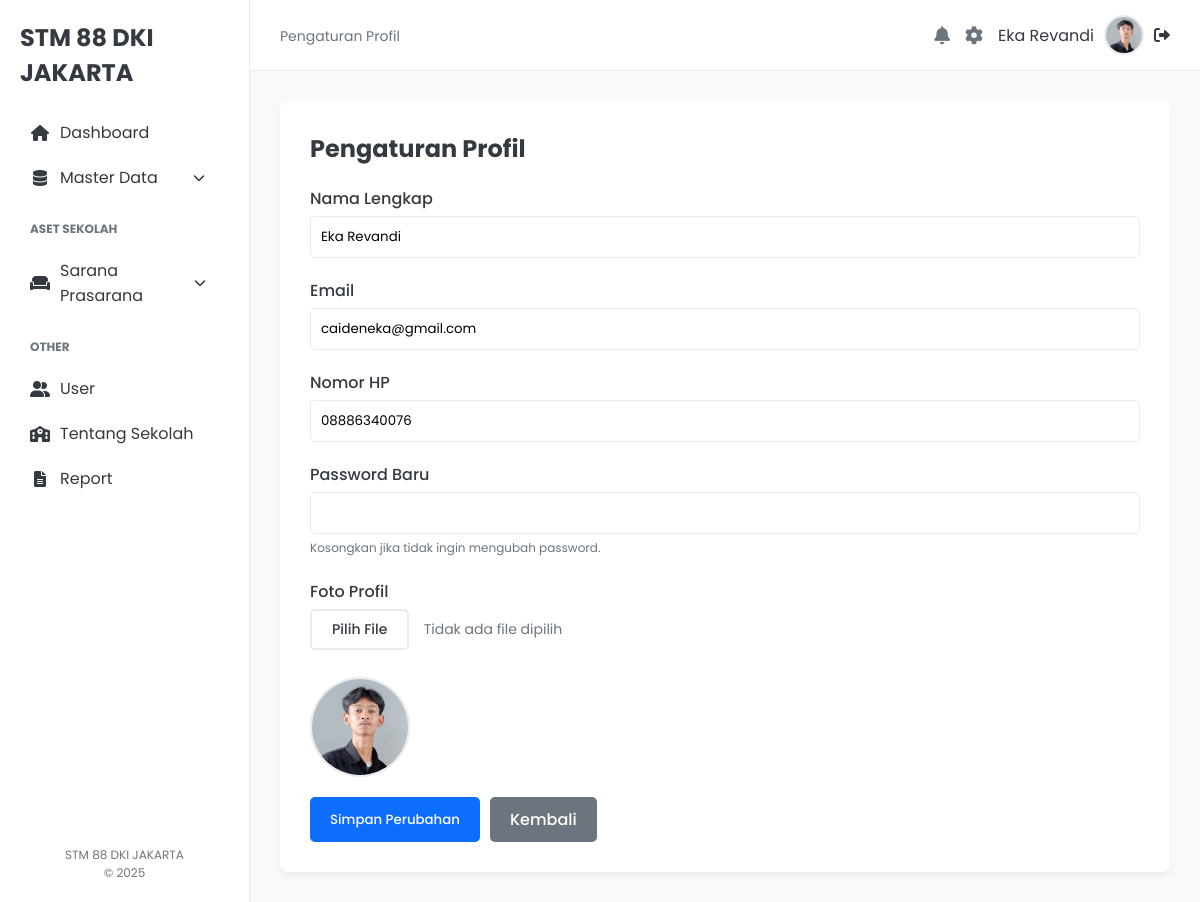
The app's page /profile.php (signed in) with its own data.
### tables this page shows
CREATE TABLE `user` (
  `id_user` int(10) UNSIGNED NOT NULL,
  `username` varchar(50) NOT NULL,
  `nama` varchar(100) NOT NULL,
  `password` varchar(255) NOT NULL,
  `email` varchar(100) NOT NULL,
  `no_hp` varchar(15) NOT NULL,
  `status` enum('admin','user') NOT NULL,
  `profile_pic` varchar(255) DEFAULT 'default-user.png'
);

### profile.php (the view, shortened to what this page needs)
<?php
$conn = new mysqli("localhost", "root", "", "inventori_sekolah_88");
$username = $_SESSION['username'];
$stmt = $conn->prepare("SELECT nama, email, no_hp, profile_pic FROM user WHERE username = ?");
$stmt->bind_param("s", $username);
$stmt->execute();
$result = $stmt->get_result();
$user = $result->fetch_assoc();
?>
<!DOCTYPE html>
<html lang="id">
<head>
    <link rel="stylesheet" href="style/style.css">
    <link rel="stylesheet" href="https://cdnjs.cloudflare.com/ajax/libs/font-awesome/6.0.0-beta3/css/all.min.css">
    <link rel="stylesheet" href="style/profile.css">
</head>
<body>
    <div class="dashboard-container">
        <aside class="sidebar">
            <div class="sidebar-header">
                <div class="logo">STM 88 DKI JAKARTA</div>
            </div>
            <nav class="sidebar-nav">
                <ul class="main-menu">
                    <li class="menu-item">
                        <a href="index.php"><i class="fas fa-home"></i>Dashboard</a>
                    </li>
                    <li class="menu-item dropdown">
                        <a href="#"><i class="fas fa-database"></i>Master Data <i class="fas fa-chevron-down dropdown-arrow"></i></a>
                    </li>
                    <h3>ASET SEKOLAH</h3>
                    <li class="menu-item dropdown">
                        <a href="#"><i class="fas fa-couch"></i>Sarana Prasarana <i class="fas fa-chevron-down dropdown-arrow"></i></a>
                    </li>
                    <h3>OTHER</h3>
                    <li class="menu-item">
                        <a href="user.php"><i class="fas fa-user-friends"></i>User</a>
                    </li>
                    <li class="menu-item">
                        <a href="sekolah.php"><i class="fa-solid fa-school"></i>Tentang Sekolah</a>
                    </li>
                    <li class="menu-item">
                        <a href="#"><i class="fas fa-file-alt"></i>Report</a>
                    </li>
                </ul>
            </nav>
            <div class="sidebar-footer">
                <p>STM 88 DKI JAKARTA</p>
                <p>&copy; 2025</p>
            </div>
        </aside>
        <main class="main-content">
            <header class="top-bar">
                <div class="top-bar-left">
                    <span class="breadcrumb">Pengaturan Profil</span>
                </div>
                <div class="top-bar-right">
                    <a href="#" class="icon-link"><i class="fas fa-bell"></i></a>
                    <a href="#" class="icon-link" title="Pengaturan Profil"><i class="fas fa-cog"></i></a>
                    <div class="user-profile">
                        <span><?= htmlspecialchars($user['nama']) ?></span>
                        <img src="assets/<?= htmlspecialchars($user['profile_pic']) ?>" alt="User Profile">
                        <a href="logout.php" title="Logout" class="logout-link"><i class="fas fa-sign-out-alt"></i></a>
                    </div>
                </div>
            </header>
            <div class="content-wrapper">
                <div class="form-edit-container">
                    <h2>Pengaturan Profil</h2>
                    <form action="profile.php" method="POST" enctype="multipart/form-data">
                        <div class="form-group-profile">
                            <label for="nama">Nama Lengkap</label>
                            <input type="text" id="nama" name="nama" value="<?= htmlspecialchars($user['nama']) ?>" required>
                        </div>
                        <div class="form-group-profile">
                            <label for="email">Email</label>
                            <input type="email" id="email" name="email" value="<?= htmlspecialchars($user['email']) ?>" required>
                        </div>
                        <div class="form-group-profile">
                            <label for="no_hp">Nomor HP</label>
                            <input type="text" id="no_hp" name="no_hp" value="<?= htmlspecialchars($user['no_hp']) ?>" required>
                        </div>
                        <div class="form-group-profile">
                            <label for="new_password">Password Baru</label>
                            <input type="password" id="new_password" name="new_password">
                            <small>Kosongkan jika tidak ingin mengubah password.</small>
                        </div>
                        <div class="form-group-profile">
                            <label>Foto Profil</label>
                            <div class="upload-btn-wrapper">
                                <button class="btn-upload">Pilih File</button>
                                <span id="file-chosen">Tidak ada file dipilih</span>
                            </div>
                            <div class="current-profile-pic">
                                <img src="assets/<?= htmlspecialchars($user['profile_pic']) ?>" alt="Foto Profil Saat Ini">
                            </div>
                        </div>
                        <div class="btn-action-group">
                            <button type="submit" class="btn-primary">Simpan Perubahan</button>
                            <a href="index.php" class="btn-secondary">Kembali</a>
                        </div>
                    </form>
                </div>
            </div>
        </main>
    </div>
</body>
</html>

### style/style.css (style rules this page uses)
:root { --primary-color: #0d6efd; --secondary-color: #6c757d; --success-color: #28a745; --warning-color: #ffc107; --danger-color: #dc3545; --info-color: #17a2b8; --dark-color: #343a40; --light-bg-color: #f8f9fa; --white-color: #fff; --gray-color: #6c757d; --border-color: #e9ecef; --sidebar-width: 250px; }
* { box-sizing: border-box; margin: 0; padding: 0; font-family: 'Poppins', sans-serif; }
body { background-color: var(--light-bg-color); color: var(--dark-color); }
a { text-decoration: none; color: inherit; }
ul { list-style: none; }
.dashboard-container { display: flex; min-height: 100vh; }
.sidebar { width: var(--sidebar-width); background-color: var(--white-color); border-right: 1px solid var(--border-color); padding: 20px; display: flex; flex-direction: column; }
.sidebar-header { display: flex; align-items: center; margin-bottom: 20px; }
.logo { font-weight: 700; font-size: 24px; color: var(--dark-color); }
.sidebar-nav h3 { text-transform: uppercase; font-size: 12px; color: var(--gray-color); margin: 20px 0 10px; padding-left: 10px; }
.main-menu .menu-item a { display: flex; align-items: center; padding: 10px; border-radius: 5px; color: var(--dark-color); transition: background-color 0.2s ease; }
.main-menu .menu-item a i { margin-right: 10px; width: 20px; text-align: center; }
.dropdown-arrow { margin-left: auto; font-size: 12px; transition: transform 0.2s ease; }
.sidebar-footer { margin-top: auto; font-size: 12px; color: var(--gray-color); text-align: center; }
.main-content { flex-grow: 1; }
.top-bar { display: flex; justify-content: space-between; align-items: center; padding: 15px 30px; background-color: var(--white-color); border-bottom: 1px solid var(--border-color); }
.breadcrumb { font-size: 14px; color: var(--gray-color); }
.top-bar-right { display: flex; align-items: center; gap: 15px; }
.icon-link { font-size: 18px; color: var(--gray-color); }
.user-profile { display: flex; align-items: center; gap: 10px; }
.user-profile img { width: 40px; height: 40px; border-radius: 50%; border: 2px solid var(--border-color); }
.content-wrapper { padding: 30px; }
.form-edit-container { width: 100%; max-width: 1200px; padding: 30px; background-color: var(--white-color); border-radius: 8px; box-shadow: 0 4px 6px rgba(0, 0, 0, 0.05); }
.form-edit-container h2 { font-size: 24px; margin-bottom: 20px; }
.form-group-profile { margin-bottom: 20px; }
.form-group-profile label { display: block; font-weight: 500; margin-bottom: 5px; }
.form-group-profile input[type="text"], .form-group-profile input[type="email"], .form-group-profile input[type="password"], .form-group-profile input[type="file"] { width: 100%; padding: 10px; border: 1px solid var(--border-color); border-radius: 5px; box-sizing: border-box; }
.form-group-profile small { font-size: 12px; color: var(--gray-color); margin-top: 5px; }
.current-profile-pic { margin-top: 10px; display: flex; align-items: center; }
.current-profile-pic img { width: 80px; height: 80px; border-radius: 50%; object-fit: cover; border: 2px solid var(--border-color); }
.btn-action-group { display: flex; gap: 10px; margin-top: 20px; flex-wrap: wrap; }
.upload-btn-wrapper { position: relative; overflow: hidden; display: inline-block; margin-bottom: 10px; }
.btn-upload { border: 2px solid var(--border-color); color: var(--text-color); background-color: var(--white-color); padding: 8px 20px; border-radius: 5px; font-size: 14px; font-weight: 500; cursor: pointer; transition: background-color 0.3s ease; }
#file-chosen { margin-left: 10px; font-size: 14px; color: var(--gray-color); }
.btn-primary { background-color: var(--primary-color); color: var(--white-color); padding: 10px 20px; border: none; border-radius: 5px; cursor: pointer; font-weight: 500; transition: background-color 0.2s ease; text-decoration: none; display: inline-block; }
.btn-secondary { background-color: var(--secondary-color); color: var(--white-color); padding: 10px 20px; border: none; border-radius: 5px; cursor: pointer; font-weight: 500; transition: background-color 0.2s ease; text-decoration: none; display: inline-block; }

### records on screen
user: nama "Eka Revandi", profile_pic (picture), email "caideneka@gmail.com", no_hp "08886340076"
